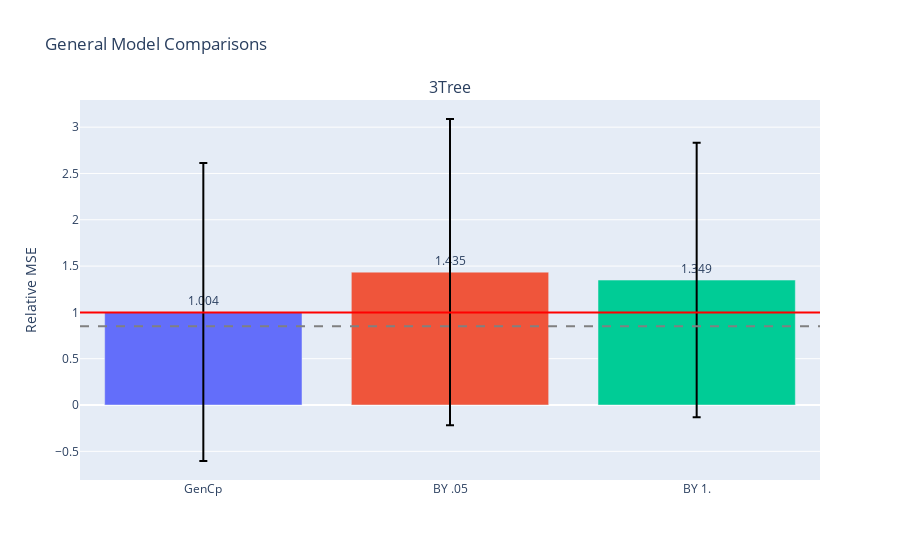

This figure's notebook cell:
### Code cell
fig = gen_model_barplots(
    model_errs, 
    model_names, 
    est_names, 
    title, 
    has_elev_err=True
)
fig.show()

### Figure 1 — Plotly figure (JSON) as saved in the notebook; plotly's stock layout.template omitted (floating-point values rounded to 4 significant figures)
{"data": [{"error_y": {"array": [-1.609, -1.653, -1.482], "color": "black", "type": "data"}, "marker": {"color": ["#636EFA", "#EF553B", "#00CC96", "#AB63FA", "#FFA15A", "#19D3F3", "#FF6692", "#B6E880", "#FF97FF", "#FECB52"]}, "text": [1.004, 1.435, 1.349], "textposition": "outside", "type": "bar", "x": ["GenCp", "BY .05", "BY 1."], "xaxis": "x", "y": [1.004, 1.435, 1.349], "yaxis": "y"}], "layout": {"annotations": [{"font": {"size": 16}, "showarrow": false, "text": "3Tree", "x": 0.5, "xanchor": "center", "xref": "paper", "y": 1, "yanchor": "bottom", "yref": "paper"}], "shapes": [{"line": {"color": "red"}, "type": "line", "x0": 0, "x1": 1, "xref": "x domain", "y0": 1, "y1": 1, "yref": "y"}, {"line": {"color": "grey", "dash": "dash"}, "type": "line", "x0": 0, "x1": 1, "xref": "x domain", "y0": 0.851, "y1": 0.851, "yref": "y"}], "title": {"text": "General Model Comparisons"}, "xaxis": {"anchor": "y", "domain": [0, 1]}, "yaxis": {"anchor": "x", "domain": [0, 1], "title": {"text": "Relative MSE"}}}}
